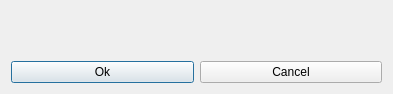
<?xml version="1.0" encoding="UTF-8"?>
<ui version="4.0">
 <class>QFormDialog</class>
 <widget class="QDialog" name="QFormDialog">
  <property name="geometry">
   <rect>
    <x>0</x>
    <y>0</y>
    <width>393</width>
    <height>94</height>
   </rect>
  </property>
  <property name="windowTitle">
   <string>Dialog</string>
  </property>
  <layout class="QVBoxLayout" name="verticalLayout" stretch="1,0">
   <item>
    <layout class="QFormLayout" name="formLayout"/>
   </item>
   <item>
    <layout class="QHBoxLayout" name="horizontalLayout">
     <item>
      <widget class="QPushButton" name="okButton">
       <property name="text">
        <string>Ok</string>
       </property>
      </widget>
     </item>
     <item>
      <widget class="QPushButton" name="cancelButton">
       <property name="text">
        <string>Cancel</string>
       </property>
      </widget>
     </item>
    </layout>
   </item>
  </layout>
 </widget>
 <resources/>
 <connections/>
</ui>
